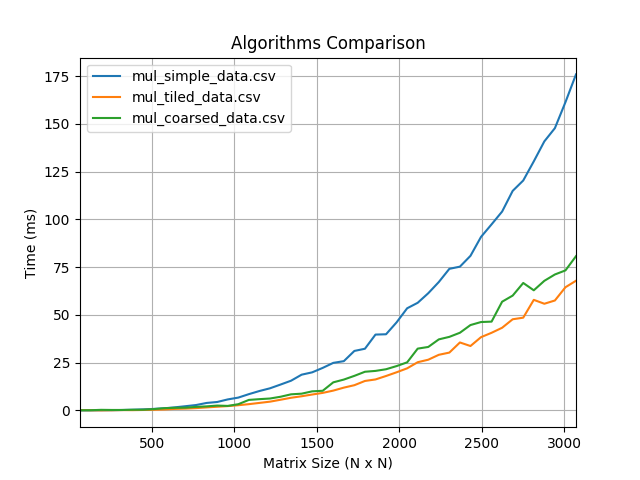

Generate this figure with Python:
import pandas as pd
import matplotlib.pyplot as plt

import os

data_path = "../data"


if __name__ == "__main__":

    data_files = os.listdir(data_path);

    datas = []
    for path in [os.path.join(data_path, data_file) for data_file in data_files]:
        data = pd.read_csv(path, delimiter=";", index_col='size')
        # data = data.set_index(data['size'])
        col = path.split('/')[-1]

        data[col] = data['avg']
        data = data[col]
        datas.append(data)
        print(data)
        # break

    data = pd.concat(datas, axis=1)
    data.plot()

    plt.xlabel("Matrix Size (N x N)")
    plt.ylabel("Time (ms)")
    plt.title("Algorithms Comparison")
    plt.grid(True)
    plt.savefig("./plot.png")
        
